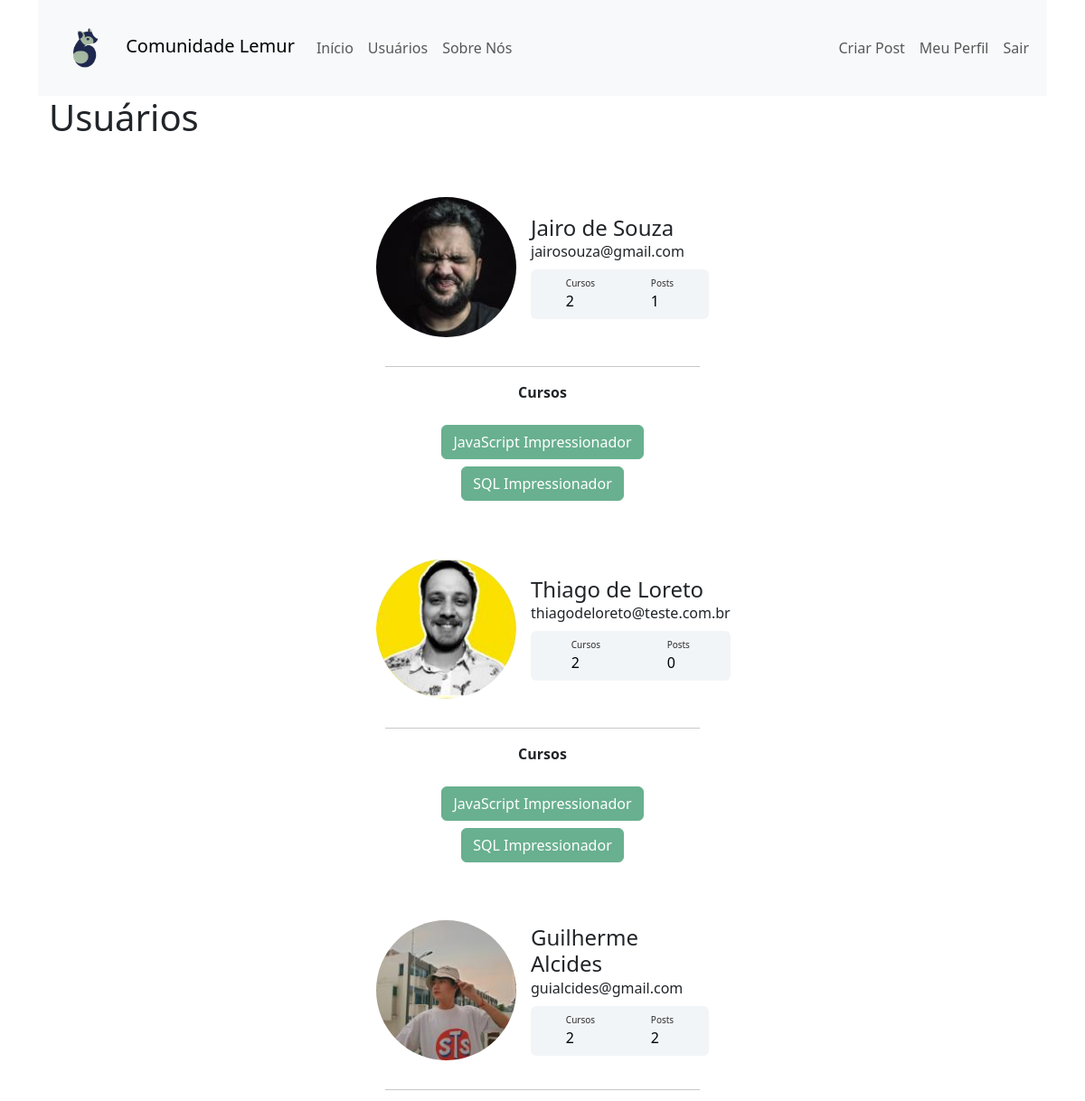
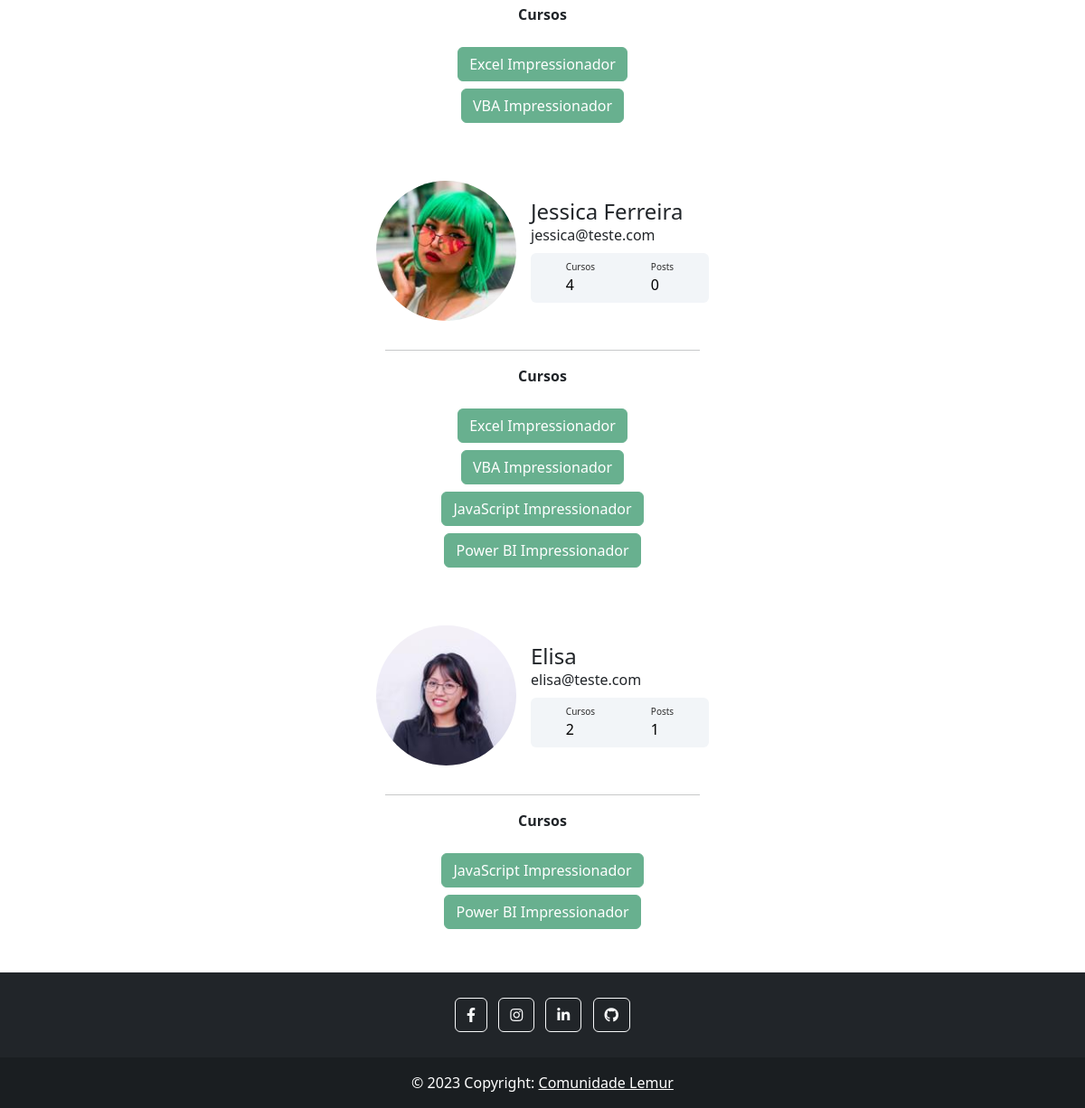
The app's page /usuarios (signed in) with its own data (2 pictures, top to bottom).
### comunidadelemur/models.py (models this page shows)
class Usuario(database.Model, UserMixin):
    id = database.Column(database.Integer, primary_key=True)
    username = database.Column(database.String, nullable=False)
    email = database.Column(database.String, nullable=False, unique=True)
    senha = database.Column(database.String, nullable=False)
    foto_perfil = database.Column(database.String, default='default.jpg')
    post = database.relationship('Post', backref='autor', lazy=True)
    cursos = database.Column(database.String, nullable=False, default='Não Informado')
    def contar_posts(self):
        return len(self.post)

### comunidadelemur/routes.py (the view)
@app.route("/usuarios")
@login_required
def usuarios():
    lista_usuarios = Usuario.query.all()
    return render_template('usuarios.html', lista_usuarios=lista_usuarios)

### comunidadelemur/models.py (called while the page is built)
@login_manager.user_loader
def load_usuario(id_usuario):
    return Usuario.query.get(int(id_usuario))

### comunidadelemur/templates/usuarios.html
{% extends 'base.html' %}
{% block body %}
    <div class="container">
        <h1>Usuários</h1>
        {% for usuario in lista_usuarios %}
        <div class="container mt-5 d-flex justify-content-center">
            <div class="card p-3">
                <div class="d-flex align-items-center">
                    <div class="image pe-3">
                        <img src="{{ url_for('static', filename='fotos_perfil/{}'.format(usuario.foto_perfil))}}"
                            class="rounded-circle" width="155">
                    </div>
                    <div class="ml-3 w-100">
                        <h4 class="mb-0 mt-0">{{ usuario.username }}</h4>
                        <span>{{ usuario.email }}</span>
                        <div class="p-2 mt-2 bg-primary d-flex justify-content-around rounded text-white stats">
                            {% if 'Não Informado' in usuario.cursos %}
                                <div class="d-flex flex-column">
                                    <span class="articles">Cursos</span>
                                    <span class="number1">0</span>
                                </div>
                            {% else %}
                                <div class="d-flex flex-column">
                                    <span class="articles">Cursos</span>
                                    <span class="number1">{{ usuario.cursos.count(';') + 1 }}</span>
                                </div>
                            {% endif %}
                            <div class="d-flex flex-column">
                                <span class="rating">Posts</span>
                                <span class="number3">{{ usuario.contar_posts() }}</span>
                            </div>
                        </div>
                    </div>
                </div>
            </div>
        </div>
        <div class="row justify-content-center">
            <div class="col col-4" style="text-align: center;">
                <hr>
                <p><strong>Cursos</strong></p>
                {% for curso in usuario.cursos.split(';') %}
                    <button type="button" class="btn btn-success mt-2" disabled>{{ curso }}</button>
                {% endfor %}
            </div>
        </div>
        {% endfor %}
    </div>
{% endblock %}

### comunidadelemur/static/main.css (style rules this page uses)
.card { width: 400px; border: none; border-radius: 10px; background-color: #fff; }
.stats { background: #f2f5f8 !important; color: #000 !important; }
.articles { font-size: 10px; color: #2c2c2c; }
.number1 { font-weight: 500; }
.rating { font-size: 10px; color: #2c2c2c; }
.number3 { font-weight: 500; }

### records on screen
Usuario: foto_perfil (picture), username "Jairo de Souza", email "jairosouza@gmail.com", cursos "2", contar_posts "1", curso "JavaScript Impressionador" "SQL Impressionador"
Usuario: foto_perfil (picture), username "Thiago de Loreto", email "thiagodeloreto@teste.com.br", cursos "2", contar_posts "0", curso "JavaScript Impressionador" "SQL Impressionador"
Usuario: foto_perfil (picture), username "Guilherme Alcides", email "guialcides@gmail.com", cursos "2", contar_posts "2", curso "Excel Impressionador" "VBA Impressionador"
Usuario: foto_perfil (picture), username "Jessica Ferreira", email "jessica@teste.com", cursos "4", contar_posts "0", curso "Excel Impressionador" "VBA Impressionador" "JavaScript Impressionador" "Power BI Impressionador"
Usuario: foto_perfil (picture), username "Elisa", email "elisa@teste.com", cursos "2", contar_posts "1", curso "JavaScript Impressionador" "Power BI Impressionador"
